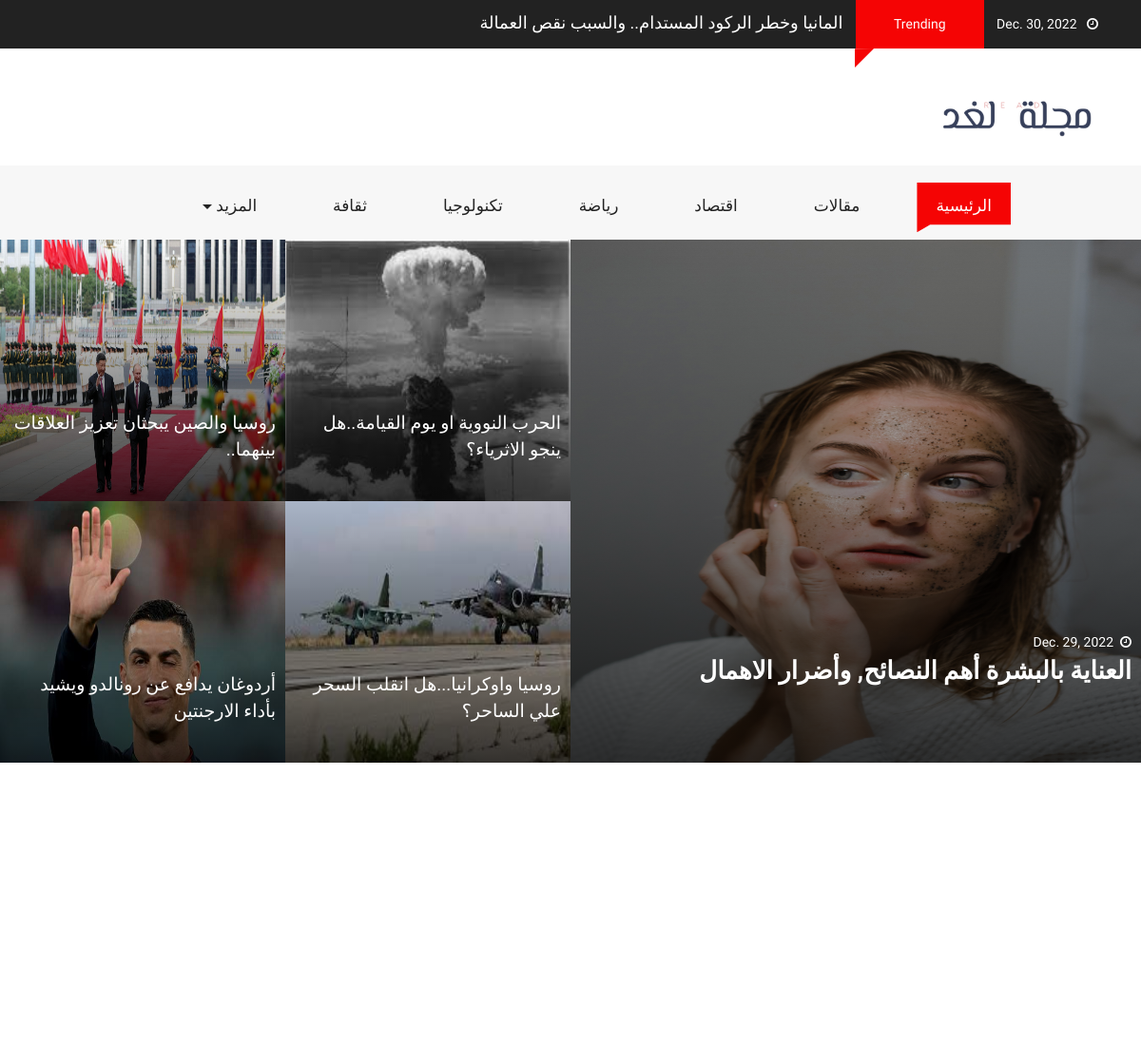
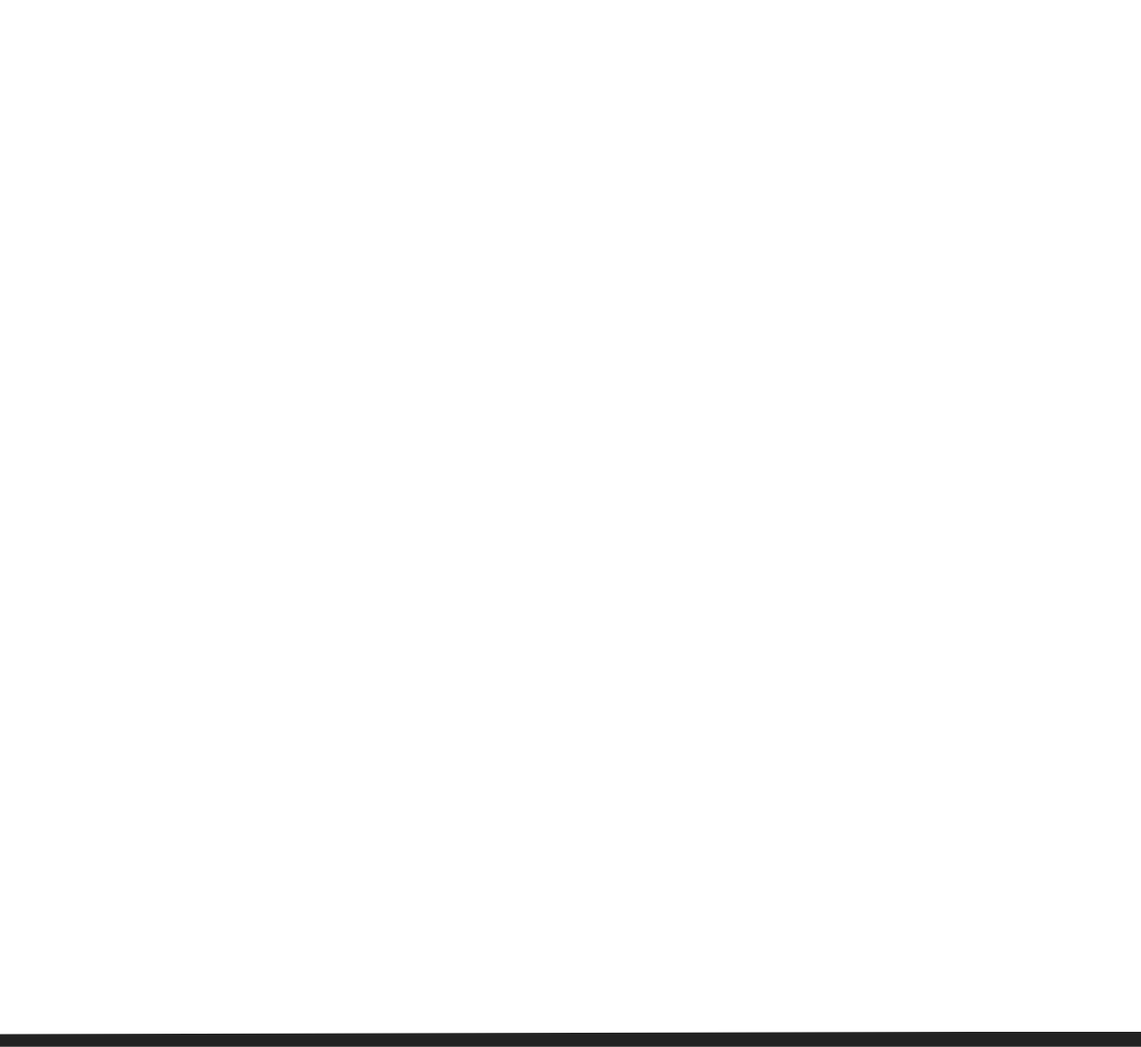
The page / on the database its author committed (2 pictures, top to bottom).
### main/models.py (models this page shows, shortened)
class New(models.Model):
    type_post = [
        ('News','News'),
        ('Blogs','Blogs'),
    ]
    choices= [
        ('ثقافة','ثقافة'),
        ('اقتصاد','اقتصاد'),
        ('رياضة','رياضة'),
        ('صحةوجمال','صحةوجمال'),
        ('تكنولوجيا','تكنولوجيا'),
    ]
    title = models.CharField(max_length=100)
    author = models.CharField(max_length=20,null=True, blank=True)
    image = models.ImageField()
    date_post = models.DateField(null=True, blank=True)
    short_decsription = models.CharField(max_length=100)
    long_decsription = models.TextField(default='DESC')
    type = models.CharField(max_length=50, choices=type_post,default='Blogs')
    most_popular = models.BooleanField(default=False)
    trending = models.BooleanField(default=False)
    main = models.BooleanField(default=False)
    main2 = models.BooleanField(default=False)
    cate = models.CharField(choices=choices,max_length=12)

### main/views.py (the view)
# urls.py: path('', views.index, name='index'),
def index(request):
    news = New.objects.filter(type='News').order_by('-date_post')
    date_now  = datetime.datetime.now()
    main = New.objects.get(main=True)
    context={
        'news':news,
        'most':most,
        'trend':trend,
        'D_N':date_now.date(),
        'mostrend':trend[0],
        'main':main
    }
    return render(request,'main/index.html',context)

### templates/main/index.html (shortened to what this page needs)
{% extends "./layout.html" %}
{% load static %}
{% block content %}
<div class="container-fluid paddding mb-5">
    <div class="row mx-0">
        <div class="col-md-6 col-12 paddding animate-box" data-animate-effect="fadeIn">
            <div class="fh5co_suceefh5co_height"><img src="{{main.image.url}}" alt="img"/>
                <div class="fh5co_suceefh5co_height_position_absolute"></div>
                <div class="fh5co_suceefh5co_height_position_absolute_font">
                    <div class=""><a href="#" class="color_fff"> <i class="fa fa-clock-o"></i>&nbsp;&nbsp;{{main.date_post}}
                    </a></div>
                    <div class=""><a href="{% url 'main:page' main.id %}" class="fh5co_good_font" style="font-weight: bold;">{{main.title}}</a></div>
                </div>
            </div>
        </div>
        <div class="col-md-6">
            <div class="row">
            {% for nt in news %}
            {% if nt.main2  %}
                <div class="col-md-6 col-6 paddding animate-box" data-animate-effect="fadeIn">
                    <div class="fh5co_suceefh5co_height_2"><img src="{{nt.image.url}}" alt="img"/>
                        <div class="fh5co_suceefh5co_height_position_absolute"></div>
                        <div class="fh5co_suceefh5co_height_position_absolute_font_2">
                            <div class=""><a href="{% url 'main:page' nt.id %}" class="fh5co_good_font_2"> {{nt.short_decsription}} </a></div>
                        </div>
                    </div>
                </div>
            {% endif %}
            {% endfor %}
        </div>
        </div>
    </div>
</div>
<div class="container-fluid pt-3">
    </div>
<div class="container-fluid pb-4 pt-5">
    </div>
<div class="container-fluid pb-4 pt-4 paddding">
    <div class="container paddding">
        <div class="row mx-0">
        </div>
    </div>
</div>
{% endblock %}

### templates/main/layout.html (shortened to what this page needs)
{% load static %}
<!DOCTYPE html>
<html lang="en" class="no-js">
<head>
    <link href="{% static 'css/media_query.css' %}" rel="stylesheet" type="text/css"/>
    <link href="{% static 'css/bootstrap.css' %}" rel="stylesheet" type="text/css"/>
    <link href="https://maxcdn.bootstrapcdn.com/font-awesome/4.7.0/css/font-awesome.min.css" rel="stylesheet"
>
    <link href="{% static 'css/animate.css' %}" rel="stylesheet" type="text/css"/>
    <link href="{% static 'css/owl.carousel.css' %}" rel="stylesheet" type="text/css"/>
    <link href="{% static 'css/owl.theme.default.css' %}" rel="stylesheet" type="text/css"/>
    <link href="{% static 'css/style_1.css' %}" rel="stylesheet" type="text/css"/>
</head>
<body class="{% block class %}{%endblock%}" dir="rtl">
<div class="container-fluid fh5co_header_bg">
    <div class="container">
        <div class="row" >
            <div class="col-12 fh5co_mediya_center"><a href="" class="color_fff fh5co_mediya_setting" dir="rtl"><i
                    class="fa fa-clock-o"></i>&nbsp;&nbsp;&nbsp;{{D_N}}</a>
                <div class="d-inline-block fh5co_trading_posotion_relative"><a href="" class="treding_btn">Trending</a>
                    <div class="fh5co_treding_position_absolute"></div>
                </div>
                <a href="{% url 'main:page' mostrend.id %}" class="color_fff fh5co_mediya_setting" style= "font-size:18px">{{mostrend.title}}</a>
            </div>
        </div>
    </div>
</div>
<div class="container-fluid">
    <div class="container">
        <div class="row">
            <div class="col-12 col-md-3 fh5co_padding_menu" >
                <img style= "width:200px;" src="/media/logo.png" alt="img" class="fh5co_logo_width"/>
            </div>
            </div>
        </div>
    </div>
<div class="container-fluid bg-faded fh5co_padd_mediya padding_786">
    <div class="container padding_786">
        <nav class="navbar navbar-toggleable-md navbar-light ">
            <div class="collapse navbar-collapse" id="navbarSupportedContent">
                <ul class="navbar-nav mr-auto" style= "font-size : 17px">
                    <li class="nav-item active">
                        <a class="nav-link" href="{% url 'main:index'%}">الرئيسية <span class="sr-only">(current)</span></a>
                    </li>
                    <li class="nav-item ">
                        <a class="nav-link" href="{% url 'main:blog'%}">مقالات <span class="sr-only">(current)</span></a>
                    </li>
                    <li class="nav-item ">
                        <a class="nav-link" href="{% url 'main:section' 'اقتصاد' %}">اقتصاد <span class="sr-only">(current)</span></a>
                    </li>
                    <li class="nav-item ">
                        <a class="nav-link" href="{% url 'main:section' 'رياضة' %}">رياضة <span class="sr-only">(current)</span></a>
                    </li>
                    <li class="nav-item ">
                        <a class="nav-link" href="{% url 'main:section' 'تكنولوجيا' %}">تكنولوجيا <span class="sr-only">(current)</span></a>
                    </li>
                    <li class="nav-item ">
                        <a class="nav-link" href="{% url 'main:section' 'ثقافة' %}">ثقافة<span class="sr-only">(current)</span></a>
                    </li>
                    <li class="nav-item dropdown">
                        <a class="nav-link dropdown-toggle" href="#" id="dropdownMenuButton2" data-toggle="dropdown"
                           aria-haspopup="true" aria-expanded="false">المزيد <span class="sr-only">(current)</span></a>
                    </li>
                </ul>
            </div>
        </nav>
    </div>
</div>
{% block content %} {% endblock %}
<div class="container-fluid fh5co_footer_bg pb-3">
</body>
</html>

### main/static/css/style_1.css (style rules this page uses)
a,a:hover { color:#f50404 }
.fh5co_header_bg { background:#222;color:#fff }
.color_fff { color:#fff !important }
.treding_btn { background:#f50404;color:#fff;margin:0 10px;display:inline-block;padding:15px 40px }
.fh5co_trading_posotion_relative { position:relative }
.fh5co_treding_position_absolute { -webkit-clip-path:polygon(0 1%, 100% 0, 0 100%, 0% 100%);-moz-clip-path:polygon(0 1%, 100% 0, 0 100%, 0% 100%);-ms-clip-path:polygon(0 1%, 100% 0, 0 100%, 0% 100%);clip-path:polygon(0 1%, 100% 0, 0 100%, 0% 100%);height:20px;width:20px;background:#f50404;position:absolute;left:9px }
.fh5co_logo_width { width:130px }
.navbar-light .navbar-nav .open>.nav-link,.navbar-light .navbar-nav .active>.nav-link,.navbar-light .navbar-nav .nav-link.open,.navbar-light .navbar-nav .nav-link.active { color:#fff !important;padding-top:12px !important;padding-bottom:15px !important;padding-left:20px !important;padding-right:20px !important;margin:0 20px !important;-moz-transition:all .5s ease;-o-transition:all .5s ease;-webkit-transition:all .5s ease;-ms-transition:all .5s ease;transition:all .5s ease;background:#f50404 !important;-webkit-clip-path:polygon(100% 0, 100% 85%, 14% 85%, 0 100%, 0% 60%, 0 0);-moz-clip-path:polygon(100% 0, 100% 85%, 14% 85%, 0 100%, 0% 60%, 0 0);-ms-clip-path:polygon(100% 0, 100% 85%, 14% 85%, 0 100%, 0% 60%, 0 0);clip-path:polygon(100% 0, 100% 85%, 14% 85%, 0 100%, 0% 60%, 0 0) }
.navbar-light .navbar-nav .nav-link { color:#222 !important;padding-top:12px !important;padding-bottom:15px !important;padding-left:20px !important;padding-right:20px !important;margin:0 20px !important;-moz-transition:all .5s ease;-o-transition:all .5s ease;-webkit-transition:all .5s ease;-ms-transition:all .5s ease;transition:all .5s ease;position:relative !important;-webkit-clip-path:polygon(100% 0, 100% 85%, 14% 85%, 0 100%, 0% 60%, 0 0);-moz-clip-path:polygon(100% 0, 100% 85%, 14% 85%, 0 100%, 0% 60%, 0 0);-ms-clip-path:polygon(100% 0, 100% 85%, 14% 85%, 0 100%, 0% 60%, 0 0);clip-path:polygon(100% 0, 100% 85%, 14% 85%, 0 100%, 0% 60%, 0 0) }
.fh5co_padding_menu { padding:20px 0 }
.fh5co_padd_mediya { padding-top:10px }
.fh5co_suceefh5co_height { height:550px;overflow:hidden;width:100%;position:relative }
.fh5co_suceefh5co_height>img { height:560px;width:100% }
.paddding { padding-left:0 !important;padding-right:0 !important }
.fh5co_suceefh5co_height_position_absolute { position:absolute;width:100%;height:100%;background:-moz-linear-gradient(top, transparent 0%, transparent 1%, rgba(0,0,0,0.78) 100%);background:-webkit-linear-gradient(top, transparent 0%, transparent 1%, rgba(0,0,0,0.78) 100%);background:linear-gradient(to bottom, transparent 0%, transparent 1%, rgba(0,0,0,0.78) 100%);z-index:5;top:0 }
.fh5co_suceefh5co_height_position_absolute_font { position:absolute;width:100%;height:100%;color:#fff;z-index:7;top:75%;padding:0 10px }
.fh5co_good_font { color:#fff;font-size:26px;word-wrap:break-word }
.fh5co_suceefh5co_height_2 { height:275px;overflow:hidden;width:100%;position:relative }
.fh5co_suceefh5co_height_2>img { height:300px;width:100% }
.fh5co_good_font_2 { font-size:19px;color:#fff;word-wrap:break-word;text-decoration:none }
.fh5co_suceefh5co_height_position_absolute_font_2 { position:absolute;width:100%;height:100%;color:#fff;z-index:7;top:65%;padding:0 10px }
.fh5co_footer_bg { background:#222;color:#fff;-webkit-clip-path:polygon(0 17%, 100% 0, 100% 100%, 0% 100%);clip-path:polygon(0 17%, 100% 0, 100% 100%, 0% 100%) }
.js .animate-box { opacity:0 }

### rows shown on the page
New: title "المانيا وخطر الركود المستدام.. والسبب نقص العمالة"
New: image (picture), date_post "Dec. 29, 2022", title "العناية بالبشرة أهم النصائح, وأضرار الاهمال"
New: image (picture), short_decsription "الحرب النووية او يوم القيامة..هل ينجو الاثرياء؟"
New: image (picture), short_decsription "روسيا والصين يبحثان تعزيز العلاقات بينهما.."
New: image (picture), short_decsription "روسيا واوكرانيا...هل انقلب السحر علي الساحر؟"
New: image (picture), short_decsription "أردوغان يدافع عن رونالدو ويشيد بأداء الارجنتين"
